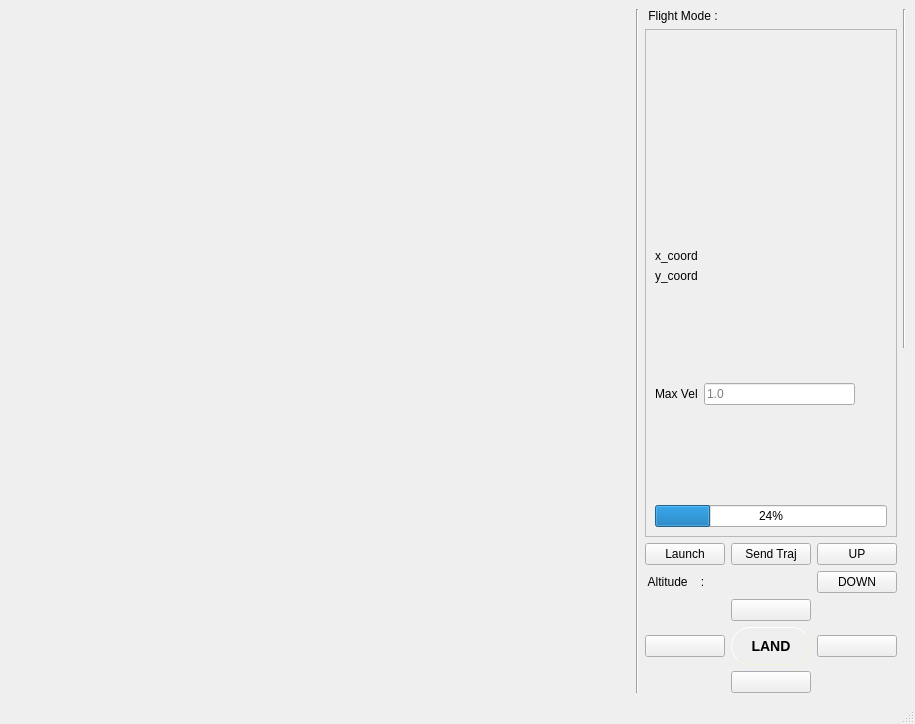
<?xml version="1.0" encoding="UTF-8"?>
<ui version="4.0">
 <class>MainWindow</class>
 <widget class="QMainWindow" name="MainWindow">
  <property name="geometry">
   <rect>
    <x>0</x>
    <y>0</y>
    <width>915</width>
    <height>724</height>
   </rect>
  </property>
  <property name="windowTitle">
   <string>Drone Controller</string>
  </property>
  <widget class="QWidget" name="centralwidget">
   <layout class="QGridLayout" name="gridLayout_3">
    <item row="0" column="0" rowspan="2" colspan="2">
     <layout class="QHBoxLayout" name="horizontalLayout" stretch="5,0,0">
      <item>
       <layout class="QVBoxLayout" name="viewer"/>
      </item>
      <item>
       <widget class="Line" name="line">
        <property name="orientation">
         <enum>Qt::Vertical</enum>
        </property>
       </widget>
      </item>
      <item>
       <layout class="QGridLayout" name="gridLayout_2">
        <item row="1" column="0" colspan="3">
         <widget class="QFrame" name="frame">
          <property name="frameShape">
           <enum>QFrame::StyledPanel</enum>
          </property>
          <property name="frameShadow">
           <enum>QFrame::Raised</enum>
          </property>
          <layout class="QGridLayout" name="gridLayout">
           <item row="2" column="2" colspan="2">
            <widget class="QLabel" name="lblLongValue">
             <property name="text">
              <string/>
             </property>
            </widget>
           </item>
           <item row="3" column="2">
            <spacer name="verticalSpacer">
             <property name="orientation">
              <enum>Qt::Vertical</enum>
             </property>
             <property name="sizeHint" stdset="0">
              <size>
               <width>20</width>
               <height>40</height>
              </size>
             </property>
            </spacer>
           </item>
           <item row="1" column="2">
            <widget class="QLabel" name="lblLatValue">
             <property name="text">
              <string/>
             </property>
            </widget>
           </item>
           <item row="2" column="0">
            <widget class="QLabel" name="lblLon">
             <property name="text">
              <string>y_coord</string>
             </property>
            </widget>
           </item>
           <item row="4" column="0" colspan="4">
            <widget class="QProgressBar" name="progressBar">
             <property name="value">
              <number>24</number>
             </property>
            </widget>
           </item>
           <item row="0" column="2">
            <spacer name="verticalSpacer_2">
             <property name="orientation">
              <enum>Qt::Vertical</enum>
             </property>
             <property name="sizeHint" stdset="0">
              <size>
               <width>20</width>
               <height>40</height>
              </size>
             </property>
            </spacer>
           </item>
           <item row="1" column="0">
            <widget class="QLabel" name="lblLat">
             <property name="text">
              <string>x_coord</string>
             </property>
            </widget>
           </item>
           <item row="3" column="1">
            <widget class="QLineEdit" name="maxVelText">
             <property name="placeholderText">
              <string>1.0</string>
             </property>
            </widget>
           </item>
           <item row="3" column="0">
            <widget class="QLabel" name="label">
             <property name="text">
              <string>Max Vel</string>
             </property>
            </widget>
           </item>
          </layout>
         </widget>
        </item>
        <item row="3" column="0">
         <widget class="QPushButton" name="btnLaunch">
          <property name="text">
           <string>Launch</string>
          </property>
         </widget>
        </item>
        <item row="4" column="2">
         <widget class="QPushButton" name="btnDown">
          <property name="text">
           <string>DOWN</string>
          </property>
         </widget>
        </item>
        <item row="7" column="1">
         <widget class="QPushButton" name="btnSouth">
          <property name="text">
           <string/>
          </property>
          <property name="icon">
           <iconset>
            <normaloff>arrows/down.png</normaloff>arrows/down.png</iconset>
          </property>
          <property name="iconSize">
           <size>
            <width>28</width>
            <height>28</height>
           </size>
          </property>
         </widget>
        </item>
        <item row="0" column="0" colspan="3">
         <widget class="QLabel" name="lblFlightMode">
          <property name="text">
           <string> Flight Mode :</string>
          </property>
         </widget>
        </item>
        <item row="4" column="1">
         <widget class="QLabel" name="lblAltValue">
          <property name="text">
           <string/>
          </property>
         </widget>
        </item>
        <item row="3" column="2">
         <widget class="QPushButton" name="btnUp">
          <property name="text">
           <string>UP</string>
          </property>
         </widget>
        </item>
        <item row="5" column="1">
         <widget class="QPushButton" name="btnNorth">
          <property name="text">
           <string/>
          </property>
          <property name="icon">
           <iconset>
            <normaloff>arrows/up.png</normaloff>arrows/up.png</iconset>
          </property>
          <property name="iconSize">
           <size>
            <width>28</width>
            <height>28</height>
           </size>
          </property>
         </widget>
        </item>
        <item row="6" column="1">
         <widget class="QPushButton" name="btnRTL">
          <property name="font">
           <font>
            <pointsize>-1</pointsize>
            <weight>75</weight>
            <italic>false</italic>
            <bold>true</bold>
           </font>
          </property>
          <property name="styleSheet">
           <string notr="true">QPushButton{
    background-color: qlineargradient(x1: 0, y1: 0, x2: 0, y2: 1,
                                stop: 0 #D3D3D3, stop: 0.4 #D8D8D8,
                                stop: 0.5 #DDDDDD, stop: 1.0 #E1E1E1);
    border-style: outset;
    border-width: 1px;
    border-radius: 19px;
    border-color: beige;
    font: bold 14px;
    min-width:1em;
    padding: 10px;
}

QPushButton:pressed {
    background-color: rgb(224, 0, 0);
    border-style: inset;
}</string>
          </property>
          <property name="text">
           <string>LAND</string>
          </property>
          <property name="iconSize">
           <size>
            <width>28</width>
            <height>28</height>
           </size>
          </property>
         </widget>
        </item>
        <item row="0" column="1">
         <widget class="QLabel" name="lblFlightModeValue">
          <property name="text">
           <string/>
          </property>
         </widget>
        </item>
        <item row="6" column="0">
         <widget class="QPushButton" name="btnWest">
          <property name="text">
           <string/>
          </property>
          <property name="icon">
           <iconset>
            <normaloff>arrows/left.png</normaloff>arrows/left.png</iconset>
          </property>
          <property name="iconSize">
           <size>
            <width>28</width>
            <height>28</height>
           </size>
          </property>
         </widget>
        </item>
        <item row="6" column="2">
         <widget class="QPushButton" name="btnEast">
          <property name="text">
           <string/>
          </property>
          <property name="icon">
           <iconset>
            <normaloff>arrows/right.png</normaloff>arrows/right.png</iconset>
          </property>
          <property name="iconSize">
           <size>
            <width>28</width>
            <height>28</height>
           </size>
          </property>
         </widget>
        </item>
        <item row="4" column="0">
         <widget class="QLabel" name="lblAlt">
          <property name="text">
           <string> Altitude    : </string>
          </property>
         </widget>
        </item>
        <item row="3" column="1">
         <widget class="QPushButton" name="btnSendTraj">
          <property name="text">
           <string>Send Traj</string>
          </property>
         </widget>
        </item>
       </layout>
      </item>
     </layout>
    </item>
    <item row="0" column="2">
     <widget class="Line" name="line_2">
      <property name="orientation">
       <enum>Qt::Vertical</enum>
      </property>
     </widget>
    </item>
   </layout>
  </widget>
  <widget class="QMenuBar" name="menubar">
   <property name="geometry">
    <rect>
     <x>0</x>
     <y>0</y>
     <width>915</width>
     <height>24</height>
    </rect>
   </property>
  </widget>
  <widget class="QStatusBar" name="statusbar"/>
 </widget>
 <resources/>
 <connections/>
 <slots>
  <slot>slot1()</slot>
 </slots>
</ui>
